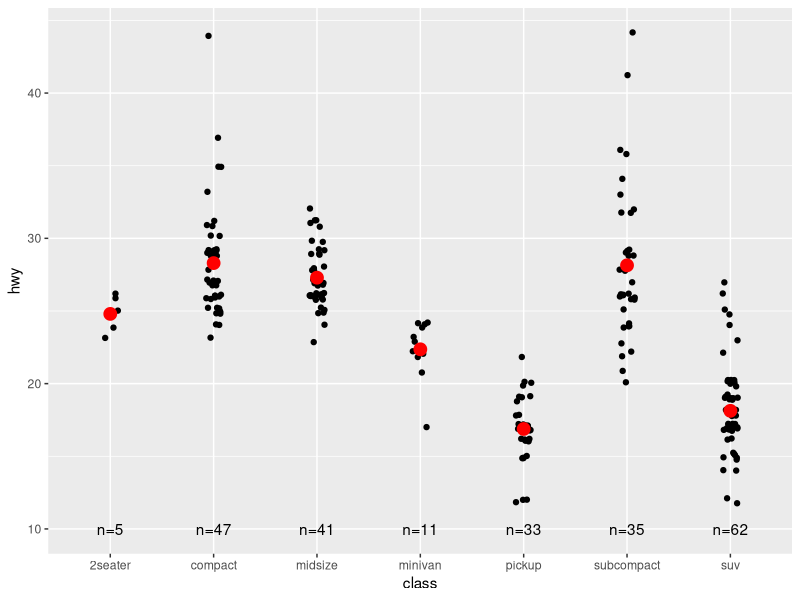
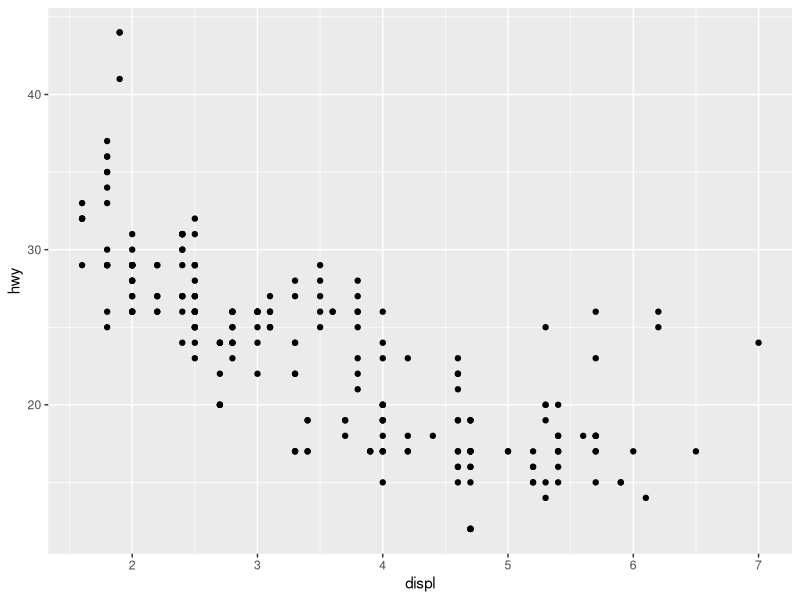
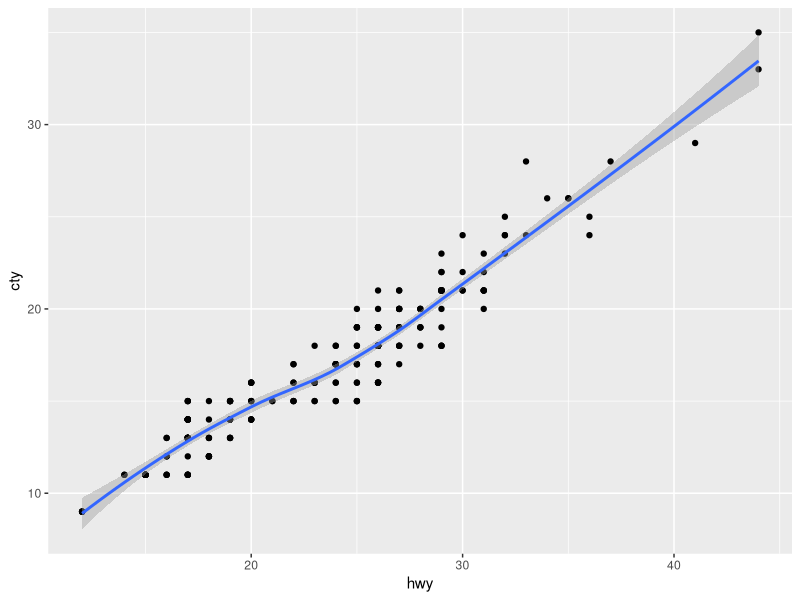
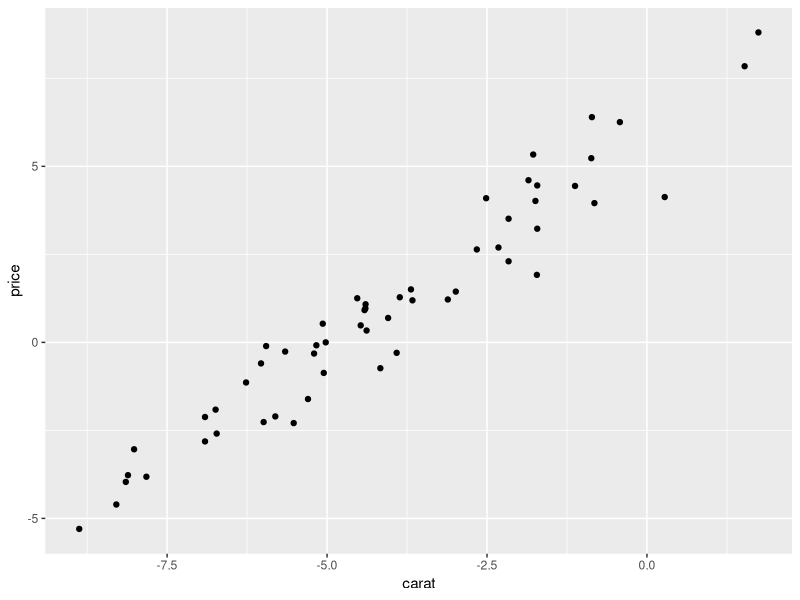
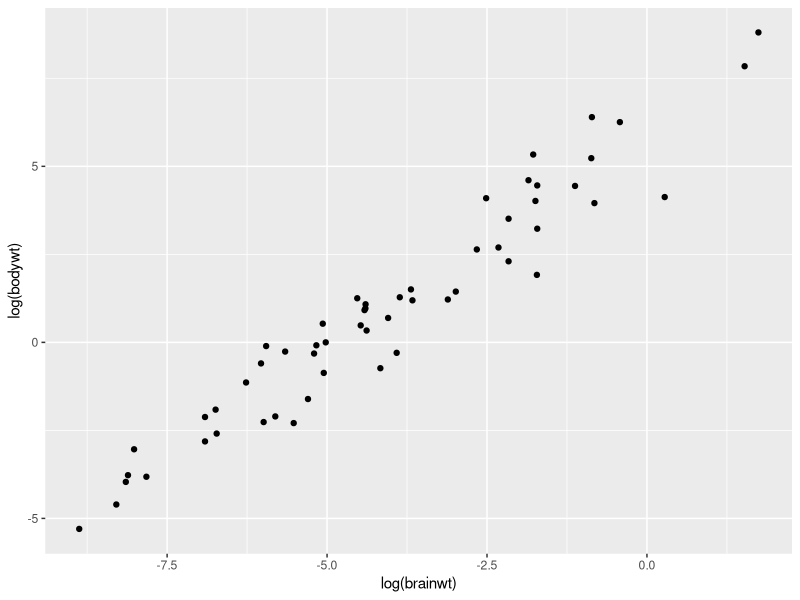
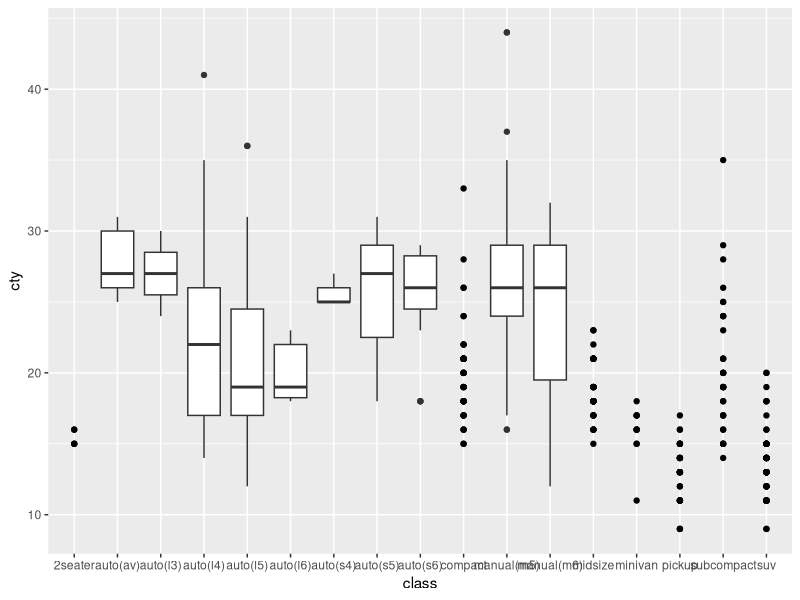
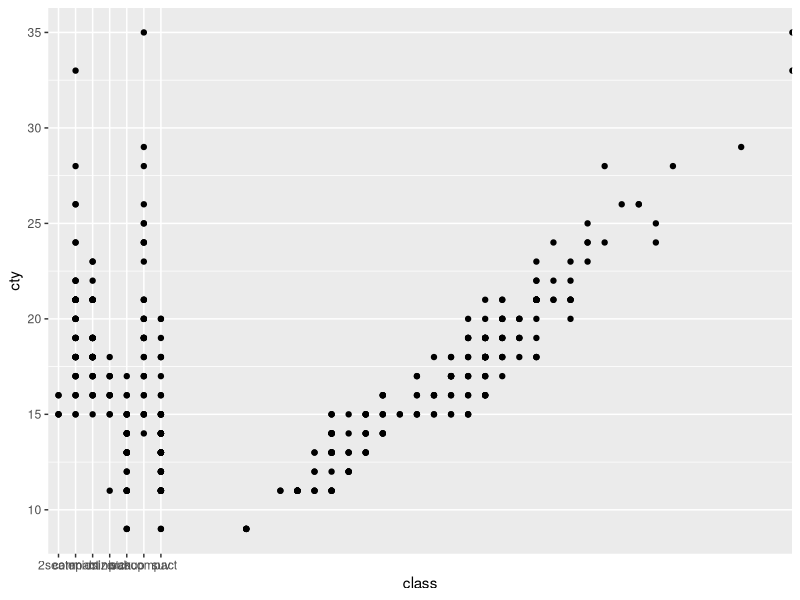
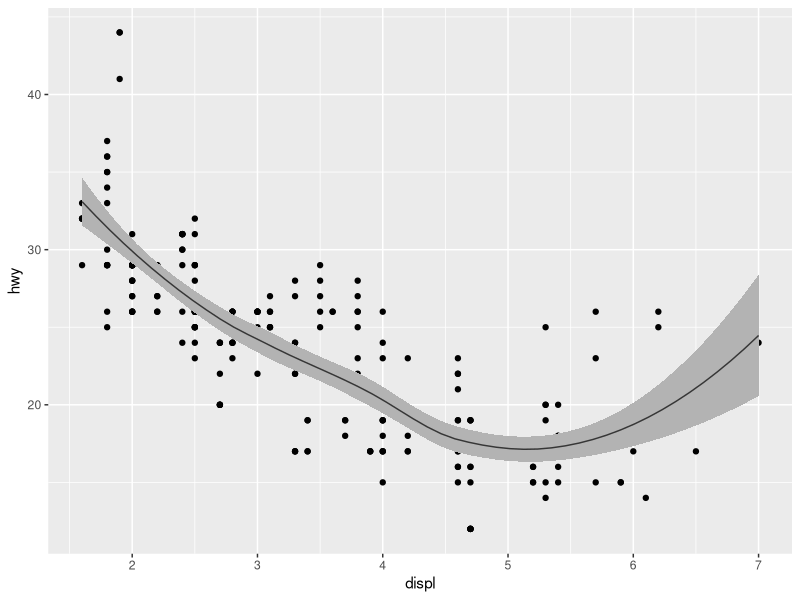

Write the R code that produced these figures, in order.
## ---- chunk 1
knitr::opts_chunk$set(echo = TRUE)
library(ggplot2)
## ---- chunk 2
library(dplyr)
class <- mpg %>% group_by(class) %>% summarise(n=n(), hwy=mean(hwy))
class
## ---- chunk 3
ggplot(mpg,aes(class,hwy)) + geom_jitter(height=.25,width=.075) + geom_point(aes(class,hwy), data=class, color="red", size=4) + geom_text(aes(x=class,y=10,label=sprintf("n=%d",n)),data=class,)
## ---- chunk 4
ggplot(mpg) + geom_point(aes(displ,hwy))
## ---- chunk 5
ggplot(mpg,aes(hwy,cty)) + geom_point() + geom_smooth()
## ---- chunk 6
ggplot(diamonds,aes(carat,price)) + geom_point(aes(log(brainwt),log(bodywt)),data=msleep)
## ---- chunk 7
ggplot(msleep, aes(log(brainwt),log(bodywt))) + geom_point()
## ---- chunk 8
ggplot(mpg) + geom_point(aes(class,cty)) + geom_boxplot(aes(trans,hwy))
## ---- chunk 9
ggplot(mpg) + geom_point(aes(class,cty)) + geom_point(aes(hwy,cty))
## ---- chunk 10
mod <- loess(hwy ~ displ, data=mpg)
smoothed <- data.frame(displ= seq(1.6,7,length=50))
pred <- predict(mod, newdata=smoothed, se=TRUE)
smoothed$hwy <- pred$fit
smoothed$hwy_lwr <- pred$fit - 1.96 * pred$se.fit
smoothed$hwy_upr <- pred$fit + 1.96 * pred$se.fit

ggplot(mpg,aes(displ,hwy)) + geom_point()  + geom_ribbon(aes(x=displ,ymin=hwy_lwr,ymax=hwy_upr),data=smoothed,fill="grey70") + geom_line(aes(displ,hwy),data=smoothed,alpha=.7)
## ---- chunk 11
ggplot(mpg,aes(drv,trans)) + geom_count(aes(size = ..prop.., group=1))
